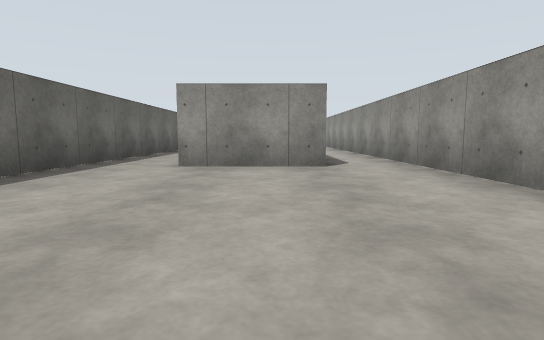
View 1 (above)

16 first-person views from a walk through a robot-simulator world made for Gazebo. The camera is 0.94 m above the floor, tilts 6° down and sees 80° across. The floor is counted in squares, 2 m on a side. Each view is taken from the middle of a square. On the plan, view 1 faces up. The plan holds only what a view shows up to about 9 squares ahead; the rest is blank. The place goes on beyond the plan.

View 2
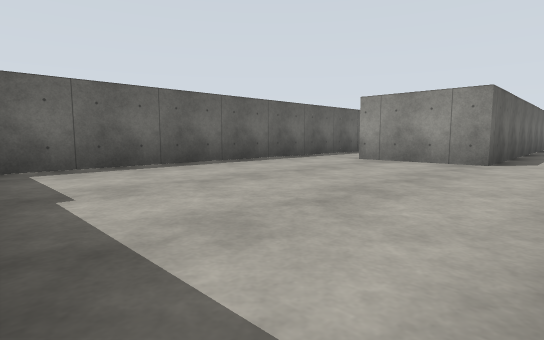

View 3
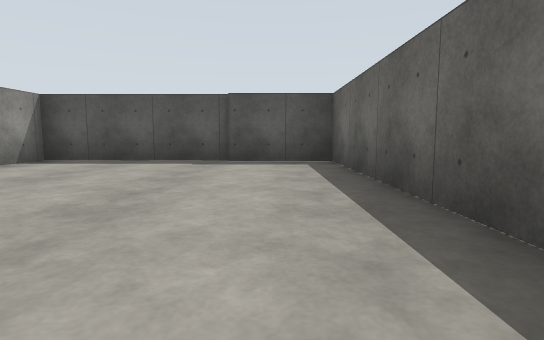

View 4
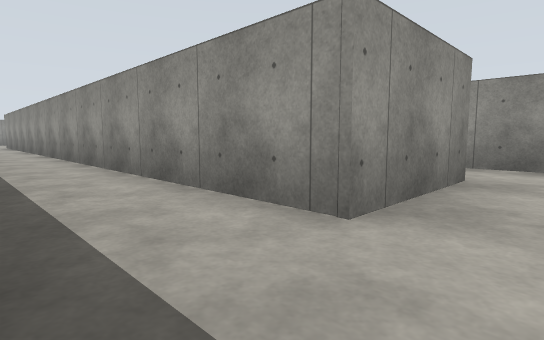

View 5
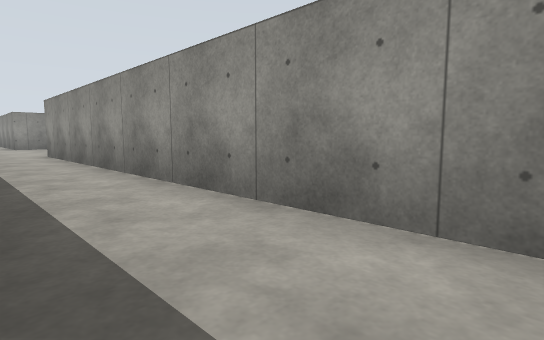

View 6
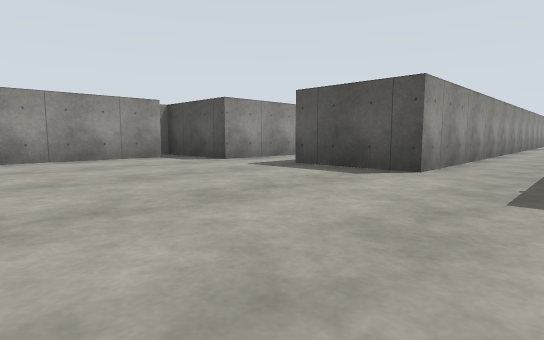

View 7
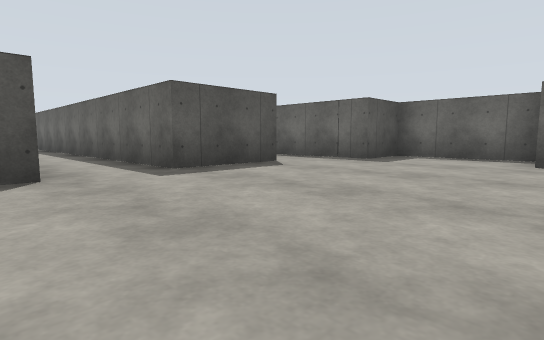

View 8
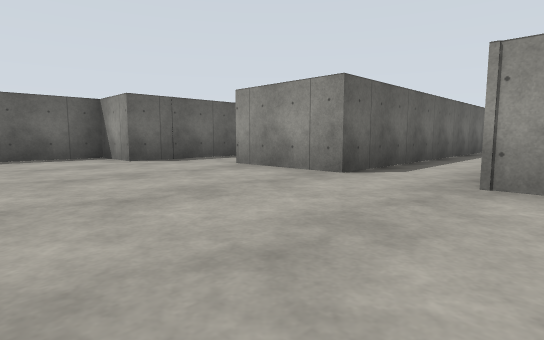

View 9
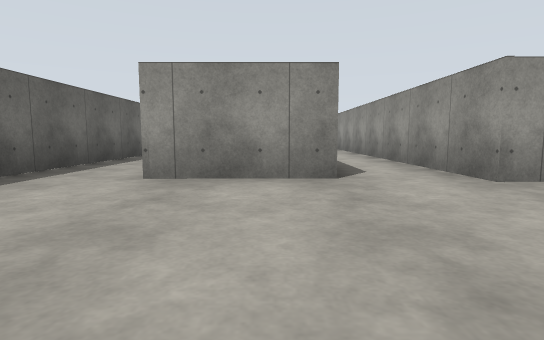

View 10
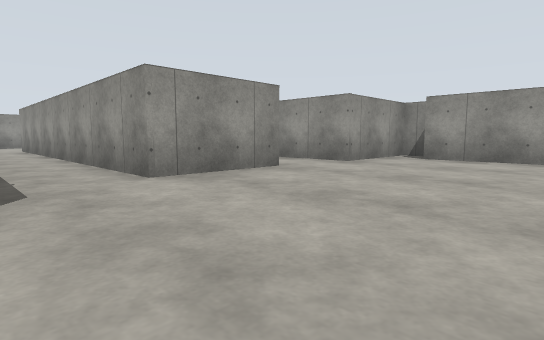

View 11
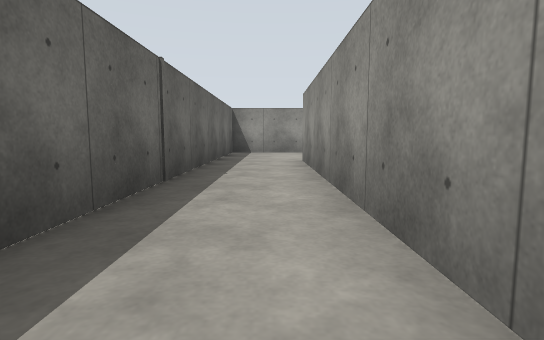

View 12
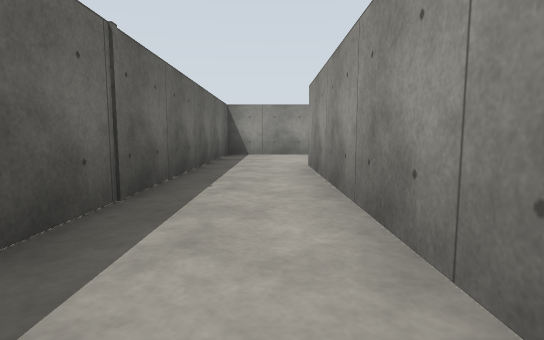

View 13
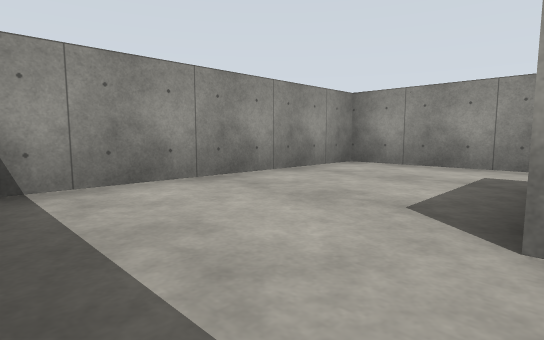

View 14
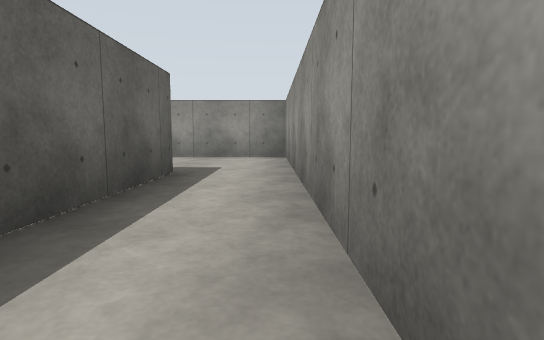

View 15
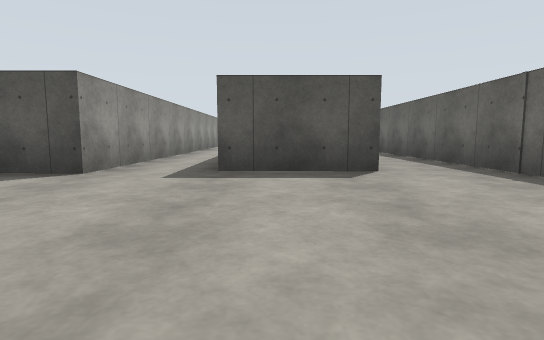

View 16
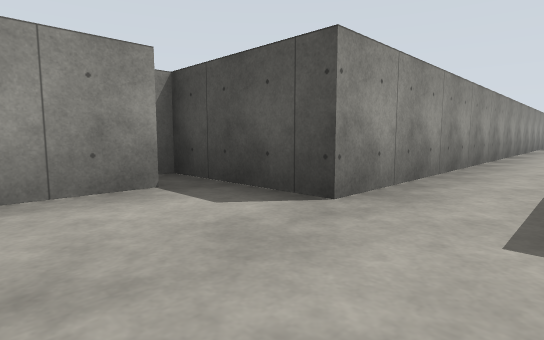

### Floor plan
Points are (right, up) in squares from view 1. A wall is a line through its corners. A room is listed if a view was taken in it or the views show most of it. See-through windows are left out.
Room 1 (views 1, 2, 4)
walls: (0.7, 5) (-1.4, 5); (-3.1, 4.4) (-3.1, -1.2) (2.3, -1.2) (2.3, -0.1)
ways out: opening at (-0.5, 4.8) to room 2
Room 2 (views 3, 5, 6, 7, 8, 9, 10, 11, 12, 13, 14, 15, 16)
walls: (3.8, 20.6) (3.8, 23.5); (4.8, 23.8) (4.8, 24.3) (2.3, 24.3) (2.3, 36.2) (-3.1, 36.2) (-3.1, 23.4) (-4.6, 23.4) (-4.6, 20.7) (-3.1, 20.7) (-3.1, 14.9); (0.7, 10.6) (0.7, 5); (-3.1, 9.1) (-3.1, 4.4); (0.7, 33.3) (0.7, 24.6) (-1.4, 24.5) (-1.4, 33.3); (-1.4, 5) (-1.4, 19.7) (0.7, 19.7) (0.7, 13.4); (2.3, 2.8) (2.3, 20) (4.8, 20)
ways out: opening at (-0.5, 4.8) to room 1

Positions as (right, up) in squares from view 1, and headings:
1: (0, 0), facing up
2: (2, -1), facing up-left
3: (-2, 5), facing down
4: (-3, 4), facing up-right
5: (-3, 11), facing up-right
6: (-3, 24), facing down-right
7: (3, 24), facing down-left
8: (3, 21), facing up-left
9: (0, 21), facing up
10: (-3, 21), facing up-right
11: (-2, 27), facing up
12: (-2, 28), facing up
13: (-3, 33), facing up-right
14: (2, 29), facing up
15: (0, 24), facing down
16: (1, 22), facing down-right
